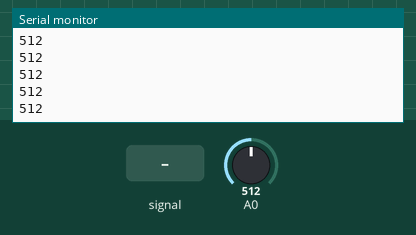
Simulated run of this sketch. Board: Arduino Uno, built with avr-gcc and run on an emulated ATmega328P. On the bench: the last lines printed to the serial monitor. The test bench sets the inputs (shaded band); at power-on: A0 = 512.

Above: at 1.2 s.
1.3 s: A0 fed a 200 Hz sine of ±81 counts around its level
At 2.3 s:
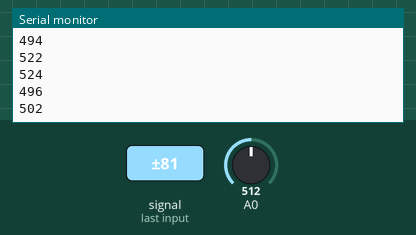
2.8 s: A0 set to 716
At 3.5 s:
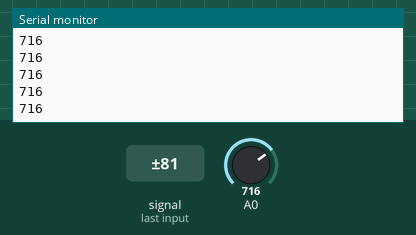
4.3 s: A0 fed a 1000 Hz sine of ±255 counts around its level
At 5.4 s:
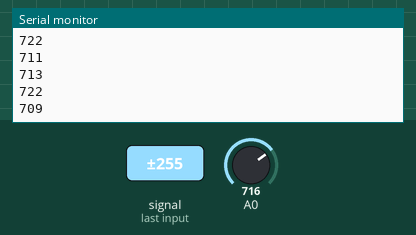
5.8 s: A0 set to 900
At 6.9 s:
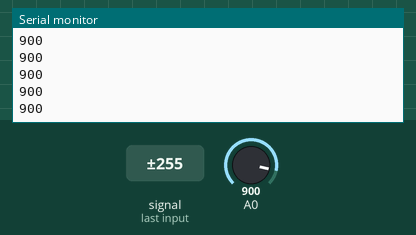
Timing chart, 0 to 8.3 s (numbered marks = the images above; inputs shaded):
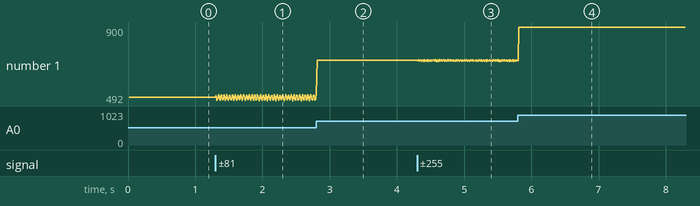

The sketch:

ECG_receiver.ino
```cpp
const unsigned int INTERVAL = 5; // This has to be the same as on the sender, otherwise working is not guaranteed.
unsigned long prevMillis = 0;

void setup() {
  pinMode(A0, INPUT);
  Serial.begin(9600);
}

void loop() {
  unsigned long currentMillis = millis();
  if (currentMillis - prevMillis >= INTERVAL) {

    unsigned long sumI = 0;
    unsigned short countI = 0;
    unsigned long sumJ = 0;
    unsigned short countJ = 0;
    for (int i = 0; i < 10; i++) {
      long value;
      for (int j = 0; j < 10; j++) {
        value = analogRead(A0);
        sumJ = sumJ + value;
        ++countJ;
      }
      value = sumJ / countJ;
      sumI = sumI + value;
      ++countI;
    }

    Serial.println(sumI / countI);

    prevMillis = currentMillis;
  }
}
```

Measured:
- after the input at 1.3 s, the serial monitor: prints a new line at once (image 1)
- after the input at 2.8 s, the serial monitor: prints a new line at once (image 2)
- after the input at 4.3 s, the serial monitor: prints a new line at once (image 3)
- after the input at 5.8 s, the serial monitor: prints a new line at once (image 4)
- plotted number 1: 512 → 504 after the input at 1.3 s, 504 → 716 after the input at 2.8 s, 716 → 715 after the input at 4.3 s, 715 → 900 after the input at 5.8 s
